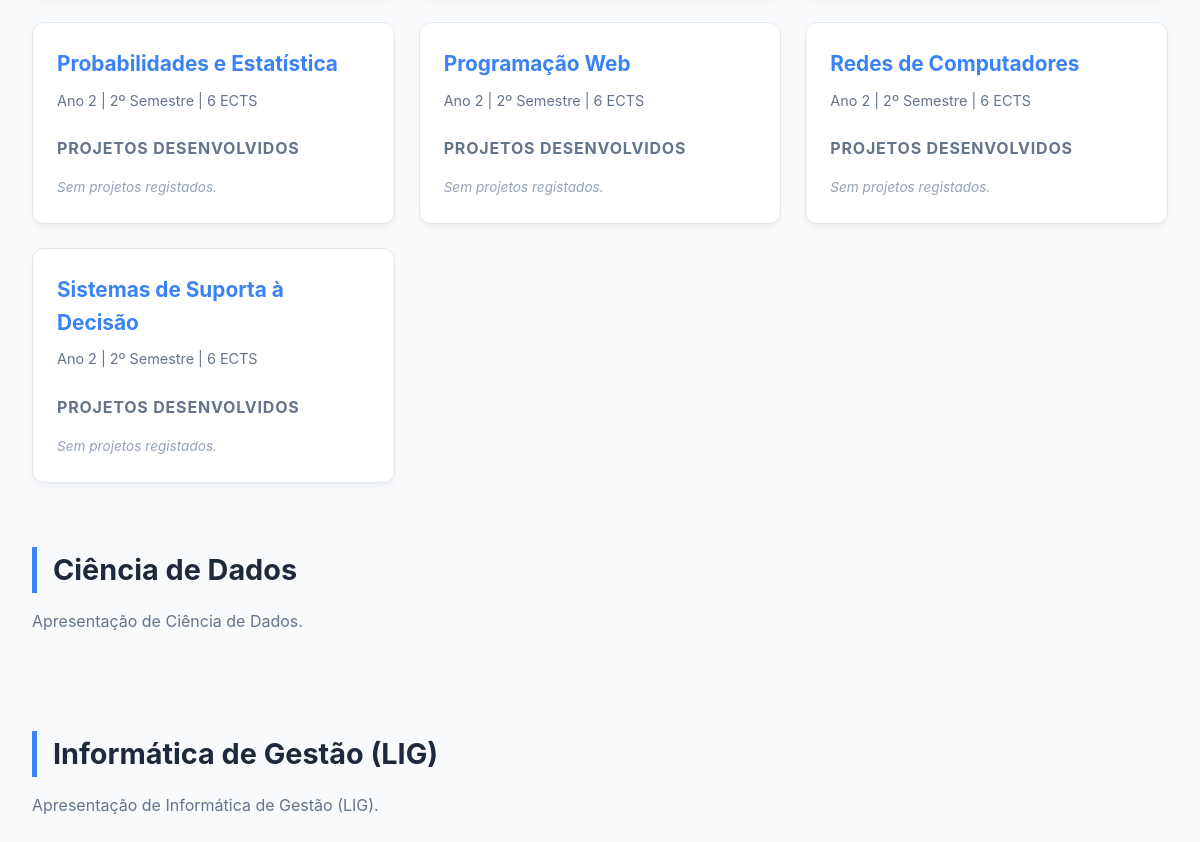
The app's page /cursos/ (lower part), older data.
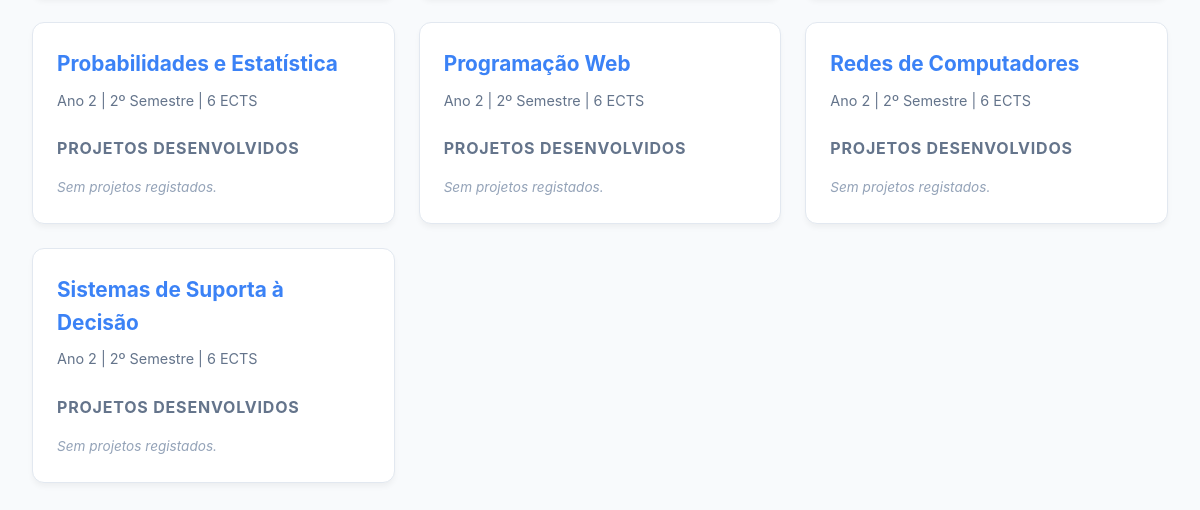
The same page, newer data.
### portfolio/models.py (models this page shows, shortened)
class UnidadeCurricular(models.Model):
    nome = models.CharField(max_length=100)
    ano = models.IntegerField()
    semestre = models.IntegerField()
    ects = models.IntegerField()
    imagem = models.ImageField(upload_to='ucs/', blank=True, null=True)
    docente_nome = models.CharField(max_length=100, blank=True, null=True)
    docente_link_lusofona = models.URLField(blank=True, null=True)
    licenciatura = models.ForeignKey(Licenciatura, on_delete=models.CASCADE, related_name='ucs')
    class Meta:
        verbose_name_plural = "Unidades Curriculares"

class Licenciatura(models.Model):
    nome = models.CharField(max_length=100)
    apresentacao = models.TextField()
    logo = models.ImageField(upload_to='licenciaturas/', blank=True)
    class Meta:
        verbose_name_plural = "Licenciaturas"

### portfolio/views.py (the view)
# urls.py: path('cursos/', views.cursos_view, name="cursos"),
def cursos_view(request):
    licenciaturas = Licenciatura.objects.prefetch_related('ucs__projeto_set__tecnologias').all()
    return render(request, 'portfolio/cursos.html', {'licenciaturas': licenciaturas, 'is_gestor': _is_gestor(request.user)})

### portfolio/views.py (called while the page is built)
def _is_gestor(user):
    return user.is_authenticated and user.groups.filter(name='gestor-portfolio').exists()

### portfolio/templates/portfolio/cursos.html (shortened to what this page needs)
{% extends 'portfolio/base.html' %}
{% block content %}
{% for lic in licenciaturas %}
    <section style="margin-bottom: 4rem;">
        <div style="display: flex; justify-content: space-between; align-items: center; margin-bottom: 1rem;">
            <h3 style="font-size: 1.8rem; margin: 0; color: #1e293b; border-left: 5px solid var(--primary); padding-left: 1rem;">{{ lic.nome }}</h3>
        </div>
        <p style="color: var(--text-muted); margin-bottom: 2rem;">{{ lic.apresentacao }}</p>
        <div class="card-grid">
            {% for uc in lic.ucs.all %}
            <article class="card">
                <header style="display: flex; justify-content: space-between; align-items: flex-start;">
                    <div>
                        <h3>{{ uc.nome }}</h3>
                        <p style="font-size: 0.9rem; color: var(--text-muted);">Ano {{ uc.ano }} | {{ uc.semestre }}º Semestre | {{ uc.ects }} ECTS</p>
                    </div>
                </header>
                <section style="margin-top: 1.5rem;">
                    <h4 style="font-size: 1rem; margin-bottom: 1rem;">Projetos Desenvolvidos</h4>
                    {% if uc.projeto_set.all %}
                        {% for projeto in uc.projeto_set.all %}
                            <div class="uc-projeto" style="background: #f8fafc; padding: 1rem; border-radius: 0.5rem; margin-bottom: 1rem; border: 1px solid #e2e8f0;">
                                <h5 style="margin-bottom: 0.5rem;">{{ projeto.titulo }}</h5>
                                <p style="font-size: 0.85rem; color: #64748b;">{{ projeto.descricao|truncatewords:12 }}</p>
                                <div class="pill-group" style="margin: 0.8rem 0;">
                                    {% for tech in projeto.tecnologias.all %}
                                        <span class="tech-pill">{{ tech.nome }}</span>
                                    {% endfor %}
                                </div>
                                <div style="display: flex; gap: 0.5rem; margin-top: 1rem;">
                                    {% if is_gestor %}
                                    <a href="{% url 'portfolio:edita_projeto' projeto.id %}" class="btn btn-sm btn-edit">Editar</a>
                                    <a href="{% url 'portfolio:apaga_projeto' projeto.id %}" class="btn btn-sm btn-delete">Apagar</a>
                                    {% endif %}
                                </div>
                            </div>
                        {% endfor %}
                    {% else %}
                        <p style="font-size: 0.85rem; color: #94a3b8; font-style: italic;">Sem projetos registados.</p>
                    {% endif %}
                </section>
            </article>
            {% endfor %}
        </div>
    </section>
{% endfor %}
{% endblock %}

### portfolio/templates/portfolio/base.html (shortened to what this page needs)
{% load static %}
<!DOCTYPE html>
<html lang="pt">
<head>
    <link rel="stylesheet" href="{% static 'portfolio/styles.css' %}">
</head>
<body>
    <main style="padding: 2rem;">
        {% block content %}{% endblock %}
    </main>
</body>
</html>

### portfolio/static/portfolio/styles.css (style rules this page uses)
:root { --bg-color: #f8fafc; --text-main: #1e293b; --text-muted: #64748b; --primary: #0f172a; --accent: #3b82f6; --card-bg: #ffffff; --border: #e2e8f0; }
* { box-sizing: border-box; margin: 0; padding: 0; font-family: 'Inter', system-ui, sans-serif; }
body { background-color: var(--bg-color); color: var(--text-main); line-height: 1.6; }
main { max-width: 1200px; margin: 2rem auto; padding: 0 1rem; }
.card-grid { display: grid; grid-template-columns: repeat(auto-fit, minmax(300px, 1fr)); gap: 1.5rem; margin-bottom: 3rem; }
.card { background: var(--card-bg); border: 1px solid var(--border); border-radius: 12px; padding: 1.5rem; box-shadow: 0 4px 6px -1px rgba(0,0,0,0.05); transition: transform 0.2s; }
.card h3 { color: var(--primary); margin-bottom: 0.5rem; font-size: 1.3rem; }
.card h4 { color: var(--text-muted); font-size: 0.9rem; text-transform: uppercase; letter-spacing: 0.05em; margin: 1rem 0 0.5rem; }

### portfolio/templates/portfolio/base.html (style rules this page uses)
:root { --primary: #3b82f6; --success: #10b981; --danger: #ef4444; --secondary: #64748b; --bg-card: #ffffff; --shadow: 0 4px 6px -1px rgb(0 0 0 / 0.1), 0 2px 4px -2px rgb(0 0 0 / 0.1); }

Row changes from the older to the newer data that the page shows:
removed Licenciatura: nome "Ciência de Dados", apresentacao "Apresentação de Ciência de Dados."
removed Licenciatura: nome "Informática de Gestão (LIG)", apresentacao "Apresentação de Informática de Gestão (LIG)."
